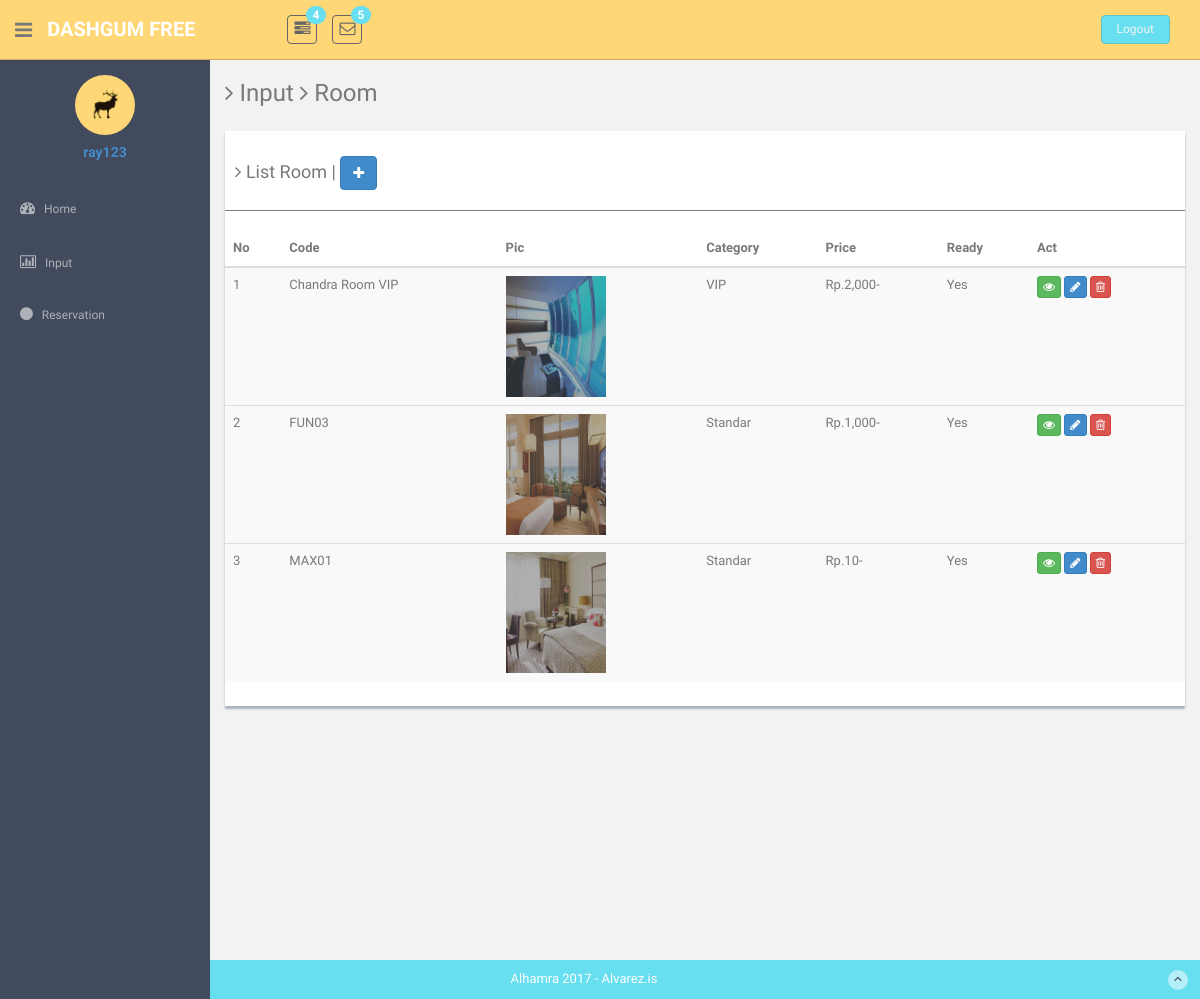
The page /admin/media.php?modul=room (signed in) on the database its author committed.
### tables this page shows
CREATE TABLE IF NOT EXISTS `room` (
`id` int(11) NOT NULL,
  `img` text NOT NULL,
  `kode_room` varchar(25) NOT NULL,
  `description` varchar(50) NOT NULL,
  `price` double NOT NULL,
  `category` varchar(20) NOT NULL,
  `ready` enum('Yes','No','','') NOT NULL DEFAULT 'Yes'
);

### admin/module/room.php (the view, shortened to what this page needs)
<section id="main-content">
          <section class="wrapper site-min-height">
            <h3><i class="fa fa-angle-right"></i> Input <i class="fa fa-angle-right"></i> Room</h3>
            <div class="row mt">
              <div class="col-lg-12">
             	 <div class="content-panel">
                          <table class="table table-striped table-advance table-hover">
	                  	  	  <h4><i class="fa fa-angle-right"></i> List Room | <a title="Add Room" href="#myModal" data-toggle="modal" class="btn btn-primary"><i class="fa fa-plus"></i></a></h4>
	                  	  	  <hr>
                              <thead>
                             <tr>
                             	<th>No</th>
                             	<th>Code</th>
                             	<th>Pic</th>
                             	<th>Category</th>
                             	<th>Price</th>
                             	<th>Ready</th>
                             	<th>Act</th>
                             </tr>
                             </thead>
                             <tbody>
                             	<?php
                             	$no=1;
                             	$query=mysql_query("select id, kode_room, img, category, price, ready from room");
                             	while ($row=mysql_fetch_array($query)) {
                             		?>
                             		<tr>
                             			<td><?php echo $no++; ?></td>
                             			<td><?php echo $row['kode_room']; ?></td>
                             			<td><img width="100" src="../images/room/<?php echo $row['img']; ?>"></td>
                             			<td><?php echo $row['category']; ?></td>
                             			<td>Rp.<?php echo number_format($row['price']); ?>-</td>
                             			<td><?php echo $row['ready']; ?></td>
                             			<td>
                             				<a href="media.php?modul=detail_view&id=<?php echo $row['id']; ?>" title="Detail" class="btn btn-success btn-xs"><i class="fa fa-eye"></i></a>
                             				<a href="media.php?modul=edit_room&id=<?php echo $row['id']; ?>" title="Edit" class="btn btn-primary btn-xs"><i class="fa fa-pencil"></i></a>
                             				<button onclick="if(confirm('Yakin Hapus ?')){ location.href='media.php?modul=delete_room&id=<?php echo $row['id']; ?>'}" class="btn btn-danger btn-xs"><i class="fa fa-trash-o"></i></button>
                             			</td>
                             		</tr>
                             		<tr>
                             			<?php } if (intval(mysql_num_rows($query))==0) {
                             				?>
                             				<td colspan="7" align="center">Empty</td>
                             		</tr>
                             </tbody>
                             <?php
                         }
                         ?>
                          </table>
                      </div>
              </div>
            </div>
    </section><! --/wrapper -->
      </section>

### admin/media.php (shortened to what this page needs)
<!DOCTYPE html>
<html>
<head>
    <link href="assets/css/bootstrap.css" rel="stylesheet">
    <link href="assets/font-awesome/css/font-awesome.css" rel="stylesheet" />
    <link href="assets/css/style.css" rel="stylesheet">
    <link href="assets/css/style-responsive.css" rel="stylesheet">
  </head>
<body>
<section id="container" >
      <header class="header black-bg">
              <div class="sidebar-toggle-box">
                  <div class="fa fa-bars tooltips" data-placement="right" data-original-title="Toggle Navigation"></div>
              </div>
            <a href="index.html" class="logo"><b>DASHGUM FREE</b></a>
            <div class="nav notify-row" id="top_menu">
                <ul class="nav top-menu">
                    <li class="dropdown">
                        <a data-toggle="dropdown" class="dropdown-toggle" href="index.html#">
                            <i class="fa fa-tasks"></i>
                            <span class="badge bg-theme">4</span>
                        </a>
                    </li>
                    <li id="header_inbox_bar" class="dropdown">
                        <a data-toggle="dropdown" class="dropdown-toggle" href="index.html#">
                            <i class="fa fa-envelope-o"></i>
                            <span class="badge bg-theme">5</span>
                        </a>
                    </li>
                </ul>
            </div>
            <div class="top-menu">
            	<ul class="nav pull-right top-menu">
                    <li><a class="logout" href="exit.php">Logout</a></li>
            	</ul>
            </div>
        </header>
      <aside>
          <div id="sidebar"  class="nav-collapse ">
              <ul class="sidebar-menu" id="nav-accordion">
              	  <p class="centered"><a href="profile.html"><img src="assets/img/ui-sam.jpg" class="img-circle" width="60"></a></p>
              	  <h5 class="centered"><a href="media.php?modul=profil_admin&name=<?php echo $_SESSION['username']; ?>"><?php echo $_SESSION['username']; ?></a></h5>
                  <li class="mt">
                      <a href="media.php?modul=home">
                          <i class="fa fa-dashboard"></i>
                          <span>Home</span>
                      </a>
                  </li>
                  <li class="sub-menu">
                      <a href="javascript:;" >
                          <i class="fa fa-bar-chart-o"></i>
                          <span>Input</span>
                      </a>
                  </li>
                  <li class="sub-menu">
                      <a href="media.php?modul=reservation">
                      <i class="fa fa-circle"></i>
                      <span>Reservation</span>
                      </a>
                  </li>
          </div>
      </aside>
      <?php
      if ($_GET['modul']=='room') {
        include"module/room.php";
      }
      ?>
      <footer class="site-footer">
          <div class="text-center">
              Alhamra 2017 - Alvarez.is
              <a href="#" class="go-top">
                  <i class="fa fa-angle-up"></i>
              </a>
          </div>
      </footer>
  </section>
</body>
</html>

### admin/assets/css/style.css (style rules this page uses)
body { color: #797979; background: #f2f2f2; font-family: 'Ruda', sans-serif; padding: 0px !important; margin: 0px !important; font-size:13px; }
ul li { list-style: none; }
a, a:hover, a:focus { text-decoration: none; outline: none; }
#container { width: 100%; height: 100%; }
.bg-theme { background-color: #68dff0; }
hr { margin-top: 20px; margin-bottom: 20px; border: 0; border-top: 1px solid #797979; }
.centered { text-align: center; }
.mt { margin-top: 25px; }
ul.top-menu > li > .logout { color: #f2f2f2; font-size: 12px; border-radius: 4px; -webkit-border-radius: 4px; border: 1px solid #64c3c2 !important; padding: 5px 15px; margin-right: 15px; background: #68dff0; margin-top: 15px; }
#sidebar { width: 210px; height: 100%; position: fixed; background: #424a5d; }
#sidebar h5 { color: #f2f2f2; font-weight: 700; }
#sidebar ul li { position: relative; }
ul.sidebar-menu , ul.sidebar-menu li ul.sub { margin: -2px 0 0; padding: 0; }
ul.sidebar-menu { margin-top: 75px; }
ul.sidebar-menu li { margin-bottom: 5px; margin-left:10px; margin-right:10px; }
ul.sidebar-menu li.sub-menu { line-height: 15px; }
ul.sidebar-menu li a span { display: inline-block; }
ul.sidebar-menu li a { color: #aeb2b7; text-decoration: none; display: block; padding: 15px 0 15px 10px; font-size: 12px; outline: none; -webkit-transition: all 0.3s ease; -moz-transition: all 0.3s ease; -o-transition: all 0.3s ease; -ms-transition: all 0.3s ease; transition: all 0.3s ease; }
ul.sidebar-menu li a i { font-size: 15px; padding-right: 6px; }
#main-content { margin-left: 210px; }
.header, .footer { min-height: 60px; padding: 0 15px; }
.header { position: fixed; left: 0; right: 0; z-index: 1002; }
.black-bg { background: #ffd777; border-bottom: 1px solid #c9aa5f; }
.wrapper { display: inline-block; margin-top: 60px; padding-left: 15px; padding-right: 15px; padding-bottom: 15px; padding-top: 0px; width: 100%; }
a.logo { font-size: 20px; color: #ffffff; float: left; margin-top: 15px; text-transform: uppercase; }
a.logo b { font-weight: 900; }
#top_menu .nav > li, ul.top-menu > li { float: left; }
.notify-row { float: left; margin-top: 15px; margin-left: 92px; }
ul.top-menu > li > a { color: #666666; font-size: 16px; border-radius: 4px; -webkit-border-radius: 4px; border:1px solid #666666 !important; padding: 2px 6px; margin-right: 15px; }
.notify-row .badge { position: absolute; right: -10px; top: -10px; z-index: 100; }
.sidebar-toggle-box { float: left; padding-right: 15px; margin-top: 20px; }
.sidebar-toggle-box .fa-bars { cursor: pointer; display: inline-block; font-size: 20px; }
.content-panel { background: #ffffff; box-shadow: 0px 3px 2px #aab2bd; padding-top: 15px; padding-bottom: 5px; }
.content-panel h4 { margin-left: 10px; }
.site-footer { background: #68dff0; color: #fff; padding: 10px 0; }
.go-top { margin-right: 1%; float: right; background: rgba(255,255,255,.5); width: 20px; height: 20px; border-radius: 50%; -webkit-border-radius: 50%; }
.go-top i { color: #2A3542; }
.site-min-height { min-height: 900px; }

### rows shown on the page
room: kode_room "Chandra Room VIP", img (picture), category "VIP", price "2,000", ready "Yes"
room: kode_room "FUN03", img (picture), category "Standar", price "1,000", ready "Yes"
room: kode_room "MAX01", img (picture), category "Standar", price "10", ready "Yes"

### other values the page prints
$_SESSION['username'] "ray123"
